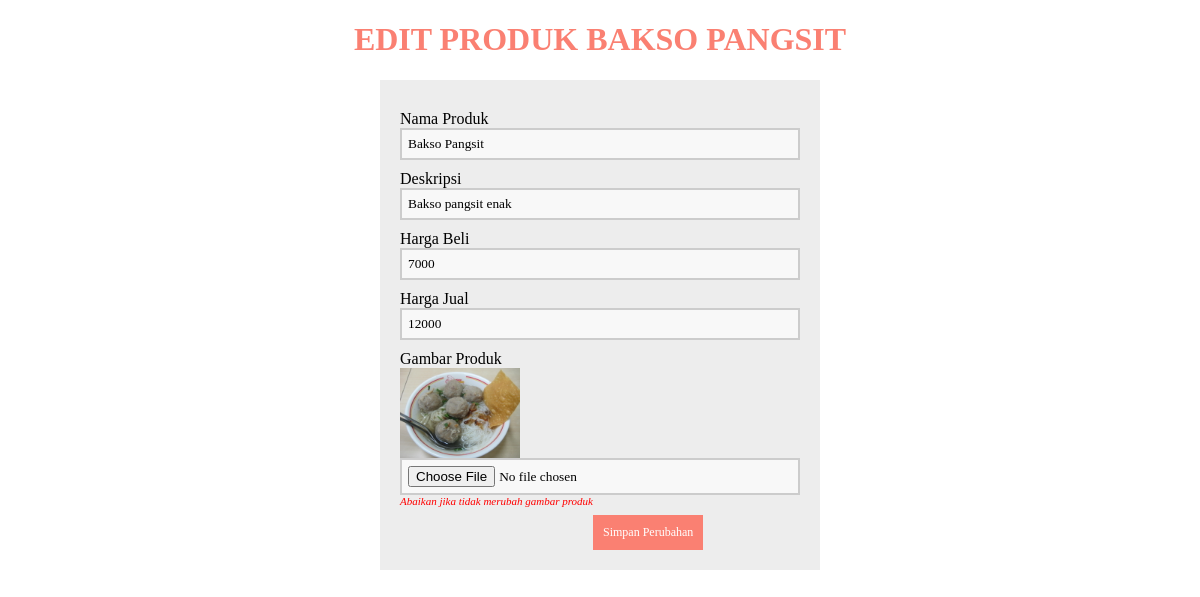
Page /edit_produk.php?id=11 on the committed database.
### tables this page shows
CREATE TABLE `produk` (
  `id` int(11) NOT NULL,
  `nama_produk` varchar(255) NOT NULL,
  `deskripsi` text NOT NULL,
  `harga_beli` int(11) NOT NULL,
  `harga_jual` int(11) NOT NULL,
  `gambar_produk` varchar(255) NOT NULL
);

### edit_produk.php (the view, shortened to what this page needs)
<?php
include 'koneksi.php';
    if(isset($_GET['id'])) {
        $id = ($_GET["id"]);
        $query = "SELECT * FROM produk WHERE id='$id'";
        $result = mysqli_query($koneksi, $query);
        $data = mysqli_fetch_assoc($result);
        } else {
            echo "<script>alert('Masukan data id.');window.location='index.php';</script>";
    }
?>
<!DOCTYPE html>
<html lang="en">
<head>
</head>
<body>
    <center>
        <h1>Edit Produk <?php echo $data['nama_produk']; ?></h1>
    </center>
    <form method="POST" action="proses_edit.php" enctype="multipart/form-data">
        <section class="base">
            <div>
                <label>Nama Produk</label>
                <input type="text" name="nama_produk" value="<?php echo $data['nama_produk']; ?>" autofocus="" required="">
            </div>
            <div>
                <label>Deskripsi</label>
                <input type="text" name="deskripsi" value="<?php echo $data['deskripsi']; ?>">
            </div>
            <div>
                <label>Harga Beli</label>
                <input type="text" name="harga_beli" required="" value="<?php echo $data['harga_beli']; ?>">
            </div>
            <div>
                <label>Harga Jual</label>
                <input type="text" name="harga_jual" required="" value="<?php echo $data['harga_jual']; ?>">
            </div>
            <div>
                <label>Gambar Produk</label>
                <img src="gambar/<?php echo $data['gambar_produk']?>" style="width: 120px;float: left;margin-buttom: 5px;">
                <input type="file" name="gambar_produk">
                <i style="float: left;font-size: 11px;color: red">Abaikan jika tidak merubah gambar produk</i>
            </div>
            <div>
                <button type="submit">Simpan Perubahan</button>
            </div>
        </section>
    </form>
</body>
</html>

### edit_produk.php (style rules this page uses)
* { font-family: "Trebuchet MS"; }
h1 { text-transform: uppercase; color: salmon; }
button { background-color: salmon; color: #fff; padding: 10px; text-decoration: none; font-size: 12px; border: 0px; margin-top: 20px; }
label { margin-top: 10px; float: left; text-align: left; width: 100%; }
input { padding: 6px; width: 100%; box-sizing: border-box; background: #f8f8f8; border: 2px solid #ccc; outline-color: salmon; }
div { width: 100%; height: auto; }
.base { width: 400px; height: auto; padding: 20px; margin-left: auto; margin-right: auto; background: #ededed; }

### rows in the picture
produk: nama_produk "BAKSO PANGSIT", nama_produk "Bakso Pangsit", deskripsi "Bakso pangsit enak", harga_beli "7000", harga_jual "12000", gambar_produk (picture)
